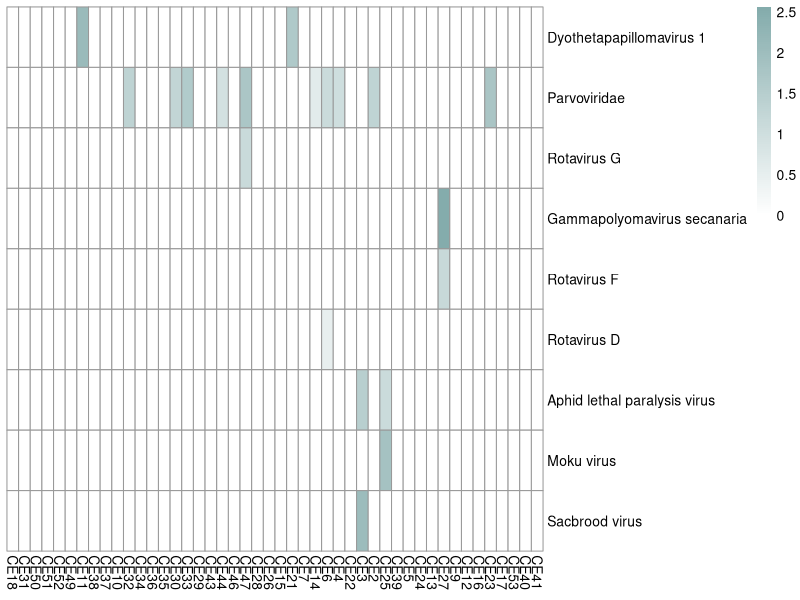

This chart was generated by the following R code:
#Figure 4.A


library(dplyr)
library(tidyr)
library(ggplot2)
library(reshape2)
library(pheatmap)
library(readr)

filtered_viruses <- read.csv("filtered_data_animal.csv")

# Your provided order of sample IDs
sample_order <- c("CE18", "CE31", "CE50", "CE51", "CE52", "CE49", "CE11", "CE38", "CE37", "CE10", "CE32", 
                  "CE34", "CE36", "CE35", "CE30", "CE33", "CE29", "CE43", "CE44", "CE46", "CE47", "CE28", 
                  "CE26", "CE15", "CE21", "CE7", "CE14", "CE6", "CE4", "CE22", "CE3", "CE2", "CE25", "CE39", 
                  "CE5", "CE24", "CE13", "CE27", "CE9", "CE12", "CE16", "CE23", "CE17", "CE53", "CE40", "CE41")
# Aggregate certain species under the 'Parvoviridae' family
filtered_viruses <- filtered_viruses %>%
  mutate(
    aggregate_family = case_when(
      species %in% c("Avian dependoparvovirus 1", "Galliform chaphamaparvovirus 2", "Galliform aveparvovirus 1") ~ "Parvoviridae",
      TRUE ~ as.character(species)
    )
  )

# Ensure all combinations of aggregate_family and sample_ID are included
complete_data <- expand.grid(aggregate_family = unique(filtered_viruses$aggregate_family), sample_ID = sample_order)

# Merge with the filtered viruses to include read counts, filling missing values with 0
merged_data <- merge(complete_data, filtered_viruses, by = c("aggregate_family", "sample_ID"), all.x = TRUE)
merged_data$reads_aligned[is.na(merged_data$reads_aligned)] <- 0  # Replace NA with 0

# Reshape the data to create the abundance matrix
abundance_matrix <- dcast(merged_data, aggregate_family ~ sample_ID, value.var = "reads_aligned", fun.aggregate = sum)

# Apply log10 transformation to the abundance values (adding 1 to avoid log(0))
abundance_matrix[,-1] <- log10(abundance_matrix[,-1] + 1)

# Prepare the matrix for the heatmap
aggregate_names <- abundance_matrix$aggregate_family
heatmap_matrix <- as.matrix(abundance_matrix[,-1])
row.names(heatmap_matrix) <- aggregate_names

# Reorder columns according to the provided sample order
heatmap_matrix <- heatmap_matrix[, sample_order]

# Define a color palette for the heatmap
color_palette <- colorRampPalette(c( "white", "#84ACAC"))(n = 100)

# Generate the heatmap
pheatmap(heatmap_matrix,
         color = color_palette,
         show_rownames = TRUE,
         show_colnames = TRUE,
         cluster_cols = FALSE,
         cluster_rows = FALSE,
         scale = "none")
